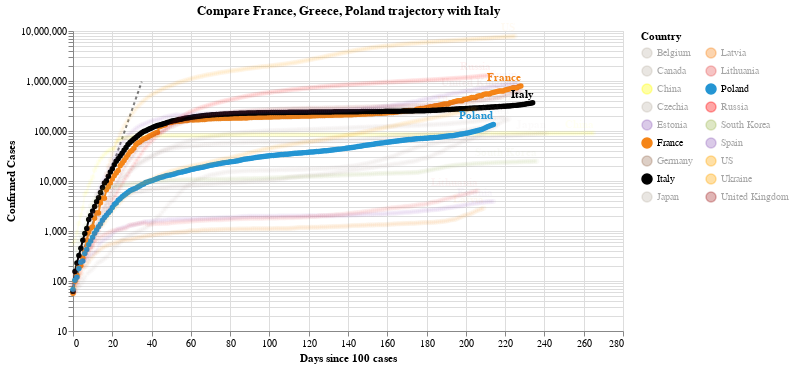

The notebook cell saved with this chart:
### Code cell
#hide_input
chart2 = make_since_chart(dff2, ['France', 'Greece', 'Poland'], baseline_countries)
chart2

### Figure 1 — Vega-Lite specification as saved in the notebook (floating-point values rounded to 4 significant figures; data arrays with more than 128 entries replaced by an {"elided": "..."} marker saying what was removed)
{"config": {"view": {"continuousWidth": 400, "continuousHeight": 300}}, "layer": [{"data": {"name": "data-628230001892d6798b50651be41d1b3e"}, "mark": {"type": "line", "color": "black", "opacity": 0.5, "strokeDash": [3, 3]}, "encoding": {"x": {"type": "quantitative", "field": "Days since 100 cases"}, "y": {"type": "quantitative", "field": "Confirmed Cases"}}}, {"data": {"name": "data-4ac24269073da6e2f9a4af4cd94fe83f"}, "mark": {"type": "line", "point": true}, "encoding": {"color": {"type": "nominal", "field": "Country", "legend": {"columns": 2}, "scale": {"domain": ["Belgium", "Canada", "China", "Czechia", "Estonia", "France", "Germany", "Italy", "Japan", "Latvia", "Lithuania", "Poland", "Russia", "South Korea", "Spain", "US", "Ukraine", "United Kingdom"], "range": ["#C1B7AD", "#C1B7AD", "yellow", "#C1B7AD", "#9467bd", "#F58518", "#9D755D", "black", "#C1B7AD", "#F58518", "#E45756", "#2495D3", "red", "#A1BA59", "#9467bd", "orange", "orange", "brown"]}}, "opacity": {"condition": {"value": 1, "selection": "selector005"}, "value": 0.05}, "tooltip": [{"type": "nominal", "field": "Country"}, {"type": "temporal", "field": "Date"}, {"type": "quantitative", "field": "Confirmed Cases"}, {"type": "quantitative", "field": "Days since 100 cases"}], "x": {"type": "quantitative", "field": "Days since 100 cases"}, "y": {"type": "quantitative", "field": "Confirmed Cases", "scale": {"type": "log"}}}, "selection": {"selector005": {"type": "multi", "fields": ["Country"], "bind": "legend", "init": [{"Country": "France"}, {"Country": "Greece"}, {"Country": "Poland"}, {"Country": "Italy"}]}}, "width": 550}, {"data": {"name": "data-4ac24269073da6e2f9a4af4cd94fe83f"}, "mark": {"type": "text", "align": "right", "dy": -8, "fontWeight": "bold"}, "encoding": {"color": {"type": "nominal", "field": "Country", "legend": {"columns": 2}, "scale": {"domain": ["Belgium", "Canada", "China", "Czechia", "Estonia", "France", "Germany", "Italy", "Japan", "Latvia", "Lithuania", "Poland", "Russia", "South Korea", "Spain", "US", "Ukraine", "United Kingdom"], "range": ["#C1B7AD", "#C1B7AD", "yellow", "#C1B7AD", "#9467bd", "#F58518", "#9D755D", "black", "#C1B7AD", "#F58518", "#E45756", "#2495D3", "red", "#A1BA59", "#9467bd", "orange", "orange", "brown"]}}, "opacity": {"condition": {"value": 1, "selection": "selector005"}, "value": 0.05}, "text": {"type": "nominal", "field": "Country"}, "tooltip": [{"type": "nominal", "field": "Country"}, {"type": "temporal", "field": "Date"}, {"type": "quantitative", "field": "Confirmed Cases"}, {"type": "quantitative", "field": "Days since 100 cases"}], "x": {"type": "quantitative", "field": "Days since 100 cases"}, "y": {"type": "quantitative", "field": "Confirmed Cases", "scale": {"type": "log"}}}, "transform": [{"filter": "(datum['Date'] >= 1602547200000)"}], "width": 550}], "title": "Compare France, Greece, Poland trajectory with Italy", "$schema": "https://vega.github.io/schema/vega-lite/v4.0.2.json", "datasets": {"data-628230001892d6798b50651be41d1b3e": [{"Days since 100 cases": 0, "Confirmed Cases": 100.0}, {"Days since 100 cases": 1, "Confirmed Cases": 130.0}, {"Days since 100 cases": 2, "Confirmed Cases": 169.0}, {"Days since 100 cases": 3, "Confirmed Cases": 219.7}, {"Days since 100 cases": 4, "Confirmed Cases": 285.6}, {"Days since 100 cases": 5, "Confirmed Cases": 371.3}, {"Days since 100 cases": 6, "Confirmed Cases": 482.7}, {"Days since 100 cases": 7, "Confirmed Cases": 627.5}, {"Days since 100 cases": 8, "Confirmed Cases": 815.7}, {"Days since 100 cases": 9, "Confirmed Cases": 1060.0}, {"Days since 100 cases": 10, "Confirmed Cases": 1379.0}, {"Days since 100 cases": 11, "Confirmed Cases": 1792.0}, {"Days since 100 cases": 12, "Confirmed Cases": 2330.0}, {"Days since 100 cases": 13, "Confirmed Cases": 3029.0}, {"Days since 100 cases": 14, "Confirmed Cases": 3937.0}, {"Days since 100 cases": 15, "Confirmed Cases": 5119.0}, {"Days since 100 cases": 16, "Confirmed Cases": 6654.0}, {"Days since 100 cases": 17, "Confirmed Cases": 8650.0}, {"Days since 100 cases": 18, "Confirmed Cases": 11250.0}, {"Days since 100 cases": 19, "Confirmed Cases": 14620.0}, {"Days since 100 cases": 20, "Confirmed Cases": 19000.0}, {"Days since 100 cases": 21, "Confirmed Cases": 24710.0}, {"Days since 100 cases": 22, "Confirmed Cases": 32120.0}, {"Days since 100 cases": 23, "Confirmed Cases": 41750.0}, {"Days since 100 cases": 24, "Confirmed Cases": 54280.0}, {"Days since 100 cases": 25, "Confirmed Cases": 70560.0}, {"Days since 100 cases": 26, "Confirmed Cases": 91730.0}, {"Days since 100 cases": 27, "Confirmed Cases": 119300.0}, {"Days since 100 cases": 28, "Confirmed Cases": 155000.0}, {"Days since 100 cases": 29, "Confirmed Cases": 201500.0}, {"Days since 100 cases": 30, "Confirmed Cases": 262000.0}, {"Days since 100 cases": 31, "Confirmed Cases": 340600.0}, {"Days since 100 cases": 32, "Confirmed Cases": 442800.0}, {"Days since 100 cases": 33, "Confirmed Cases": 575600.0}, {"Days since 100 cases": 34, "Confirmed Cases": 748300.0}, {"Days since 100 cases": 35, "Confirmed Cases": 972800.0}], "data-4ac24269073da6e2f9a4af4cd94fe83f": {"elided": "4047 records"}}}
